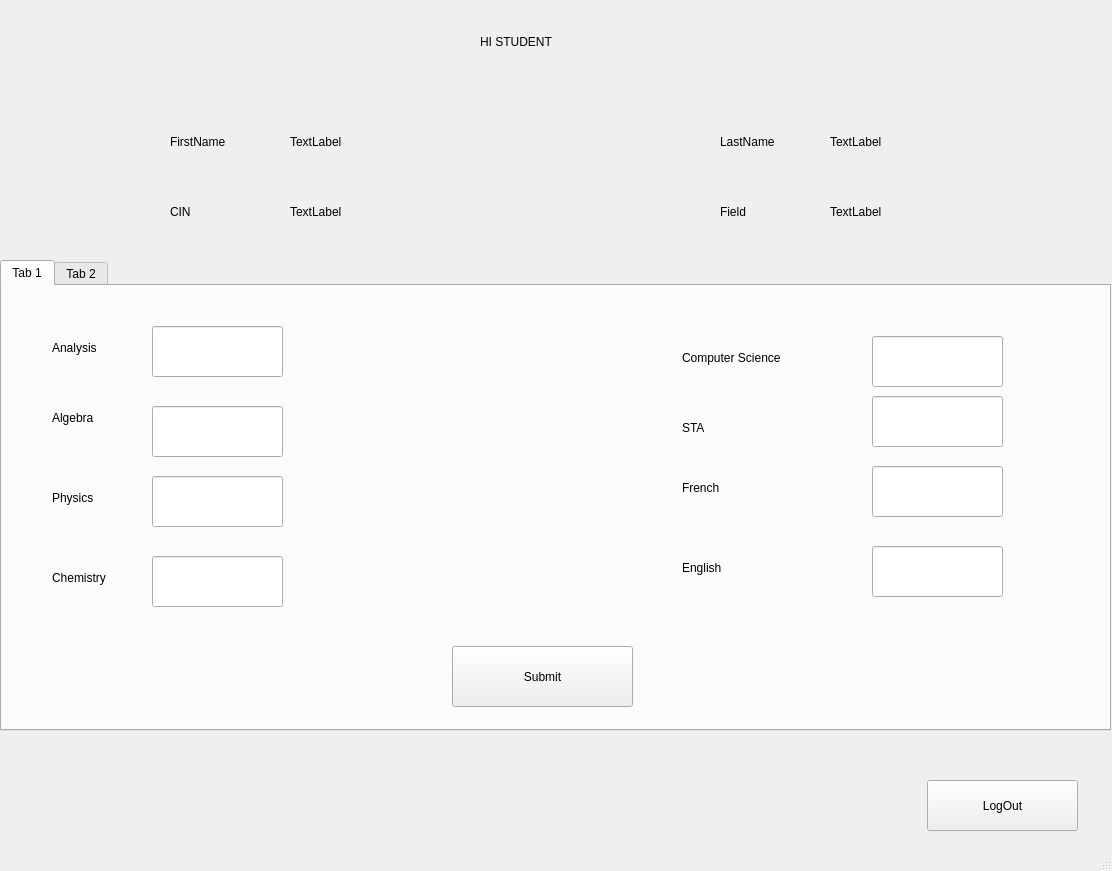
<?xml version="1.0" encoding="UTF-8"?>
<ui version="4.0">
 <class>MainWindow</class>
 <widget class="QMainWindow" name="MainWindow">
  <property name="geometry">
   <rect>
    <x>0</x>
    <y>0</y>
    <width>1112</width>
    <height>871</height>
   </rect>
  </property>
  <property name="windowTitle">
   <string>MainWindow</string>
  </property>
  <widget class="QWidget" name="centralwidget">
   <widget class="QLabel" name="label">
    <property name="geometry">
     <rect>
      <x>170</x>
      <y>130</y>
      <width>101</width>
      <height>23</height>
     </rect>
    </property>
    <property name="text">
     <string>FirstName</string>
    </property>
   </widget>
   <widget class="QLabel" name="label_2">
    <property name="geometry">
     <rect>
      <x>720</x>
      <y>130</y>
      <width>101</width>
      <height>23</height>
     </rect>
    </property>
    <property name="text">
     <string>LastName</string>
    </property>
   </widget>
   <widget class="QLabel" name="label_3">
    <property name="geometry">
     <rect>
      <x>170</x>
      <y>200</y>
      <width>83</width>
      <height>23</height>
     </rect>
    </property>
    <property name="text">
     <string>CIN</string>
    </property>
   </widget>
   <widget class="QLabel" name="label_4">
    <property name="geometry">
     <rect>
      <x>720</x>
      <y>200</y>
      <width>83</width>
      <height>23</height>
     </rect>
    </property>
    <property name="text">
     <string>Field</string>
    </property>
   </widget>
   <widget class="QLabel" name="label_5">
    <property name="geometry">
     <rect>
      <x>290</x>
      <y>130</y>
      <width>181</width>
      <height>23</height>
     </rect>
    </property>
    <property name="text">
     <string>TextLabel</string>
    </property>
   </widget>
   <widget class="QLabel" name="label_6">
    <property name="geometry">
     <rect>
      <x>290</x>
      <y>200</y>
      <width>161</width>
      <height>23</height>
     </rect>
    </property>
    <property name="text">
     <string>TextLabel</string>
    </property>
   </widget>
   <widget class="QLabel" name="label_7">
    <property name="geometry">
     <rect>
      <x>830</x>
      <y>130</y>
      <width>191</width>
      <height>23</height>
     </rect>
    </property>
    <property name="text">
     <string>TextLabel</string>
    </property>
   </widget>
   <widget class="QLabel" name="label_8">
    <property name="geometry">
     <rect>
      <x>830</x>
      <y>200</y>
      <width>83</width>
      <height>23</height>
     </rect>
    </property>
    <property name="text">
     <string>TextLabel</string>
    </property>
   </widget>
   <widget class="QLabel" name="label_9">
    <property name="geometry">
     <rect>
      <x>480</x>
      <y>30</y>
      <width>111</width>
      <height>23</height>
     </rect>
    </property>
    <property name="text">
     <string>HI STUDENT</string>
    </property>
   </widget>
   <widget class="QTabWidget" name="tabWidget">
    <property name="geometry">
     <rect>
      <x>0</x>
      <y>260</y>
      <width>1111</width>
      <height>471</height>
     </rect>
    </property>
    <property name="currentIndex">
     <number>0</number>
    </property>
    <widget class="QWidget" name="tab">
     <attribute name="title">
      <string>Tab 1</string>
     </attribute>
     <widget class="QLabel" name="label_10">
      <property name="geometry">
       <rect>
        <x>50</x>
        <y>50</y>
        <width>83</width>
        <height>23</height>
       </rect>
      </property>
      <property name="text">
       <string>Analysis</string>
      </property>
     </widget>
     <widget class="QLabel" name="label_11">
      <property name="geometry">
       <rect>
        <x>50</x>
        <y>120</y>
        <width>83</width>
        <height>23</height>
       </rect>
      </property>
      <property name="text">
       <string>Algebra</string>
      </property>
     </widget>
     <widget class="QLabel" name="label_12">
      <property name="geometry">
       <rect>
        <x>50</x>
        <y>200</y>
        <width>83</width>
        <height>23</height>
       </rect>
      </property>
      <property name="text">
       <string>Physics</string>
      </property>
     </widget>
     <widget class="QLabel" name="label_13">
      <property name="geometry">
       <rect>
        <x>50</x>
        <y>280</y>
        <width>91</width>
        <height>23</height>
       </rect>
      </property>
      <property name="text">
       <string>Chemistry</string>
      </property>
     </widget>
     <widget class="QLabel" name="label_14">
      <property name="geometry">
       <rect>
        <x>680</x>
        <y>60</y>
        <width>171</width>
        <height>23</height>
       </rect>
      </property>
      <property name="text">
       <string>Computer Science</string>
      </property>
     </widget>
     <widget class="QLabel" name="label_15">
      <property name="geometry">
       <rect>
        <x>680</x>
        <y>130</y>
        <width>83</width>
        <height>23</height>
       </rect>
      </property>
      <property name="text">
       <string>STA</string>
      </property>
     </widget>
     <widget class="QLabel" name="label_16">
      <property name="geometry">
       <rect>
        <x>680</x>
        <y>190</y>
        <width>83</width>
        <height>23</height>
       </rect>
      </property>
      <property name="text">
       <string>French</string>
      </property>
     </widget>
     <widget class="QLabel" name="label_17">
      <property name="geometry">
       <rect>
        <x>680</x>
        <y>270</y>
        <width>83</width>
        <height>23</height>
       </rect>
      </property>
      <property name="text">
       <string>English</string>
      </property>
     </widget>
     <widget class="QLineEdit" name="lineEdit">
      <property name="geometry">
       <rect>
        <x>150</x>
        <y>40</y>
        <width>131</width>
        <height>51</height>
       </rect>
      </property>
     </widget>
     <widget class="QLineEdit" name="lineEdit_2">
      <property name="geometry">
       <rect>
        <x>150</x>
        <y>120</y>
        <width>131</width>
        <height>51</height>
       </rect>
      </property>
     </widget>
     <widget class="QLineEdit" name="lineEdit_3">
      <property name="geometry">
       <rect>
        <x>150</x>
        <y>190</y>
        <width>131</width>
        <height>51</height>
       </rect>
      </property>
     </widget>
     <widget class="QLineEdit" name="lineEdit_4">
      <property name="geometry">
       <rect>
        <x>150</x>
        <y>270</y>
        <width>131</width>
        <height>51</height>
       </rect>
      </property>
     </widget>
     <widget class="QLineEdit" name="lineEdit_5">
      <property name="geometry">
       <rect>
        <x>870</x>
        <y>50</y>
        <width>131</width>
        <height>51</height>
       </rect>
      </property>
     </widget>
     <widget class="QLineEdit" name="lineEdit_6">
      <property name="geometry">
       <rect>
        <x>870</x>
        <y>110</y>
        <width>131</width>
        <height>51</height>
       </rect>
      </property>
     </widget>
     <widget class="QLineEdit" name="lineEdit_7">
      <property name="geometry">
       <rect>
        <x>870</x>
        <y>180</y>
        <width>131</width>
        <height>51</height>
       </rect>
      </property>
     </widget>
     <widget class="QLineEdit" name="lineEdit_8">
      <property name="geometry">
       <rect>
        <x>870</x>
        <y>260</y>
        <width>131</width>
        <height>51</height>
       </rect>
      </property>
     </widget>
     <widget class="QPushButton" name="pushButton">
      <property name="geometry">
       <rect>
        <x>450</x>
        <y>360</y>
        <width>181</width>
        <height>61</height>
       </rect>
      </property>
      <property name="text">
       <string>Submit</string>
      </property>
     </widget>
    </widget>
    <widget class="QWidget" name="tab_2">
     <attribute name="title">
      <string>Tab 2</string>
     </attribute>
     <widget class="QLabel" name="label_18">
      <property name="geometry">
       <rect>
        <x>30</x>
        <y>180</y>
        <width>83</width>
        <height>23</height>
       </rect>
      </property>
      <property name="text">
       <string>Choice 1</string>
      </property>
     </widget>
     <widget class="QLabel" name="label_19">
      <property name="geometry">
       <rect>
        <x>390</x>
        <y>180</y>
        <width>83</width>
        <height>23</height>
       </rect>
      </property>
      <property name="text">
       <string>Choice 2</string>
      </property>
     </widget>
     <widget class="QLabel" name="label_20">
      <property name="geometry">
       <rect>
        <x>750</x>
        <y>180</y>
        <width>83</width>
        <height>23</height>
       </rect>
      </property>
      <property name="text">
       <string>Choice 3</string>
      </property>
     </widget>
     <widget class="QPushButton" name="pushButton_3">
      <property name="geometry">
       <rect>
        <x>500</x>
        <y>340</y>
        <width>131</width>
        <height>51</height>
       </rect>
      </property>
      <property name="text">
       <string>Submit</string>
      </property>
     </widget>
     <widget class="QComboBox" name="comboBox">
      <property name="geometry">
       <rect>
        <x>110</x>
        <y>170</y>
        <width>241</width>
        <height>41</height>
       </rect>
      </property>
     </widget>
     <widget class="QComboBox" name="comboBox_2">
      <property name="geometry">
       <rect>
        <x>470</x>
        <y>170</y>
        <width>251</width>
        <height>41</height>
       </rect>
      </property>
     </widget>
     <widget class="QComboBox" name="comboBox_3">
      <property name="geometry">
       <rect>
        <x>840</x>
        <y>170</y>
        <width>261</width>
        <height>41</height>
       </rect>
      </property>
     </widget>
     <widget class="QLabel" name="label_21">
      <property name="geometry">
       <rect>
        <x>420</x>
        <y>50</y>
        <width>291</width>
        <height>21</height>
       </rect>
      </property>
      <property name="text">
       <string/>
      </property>
     </widget>
    </widget>
   </widget>
   <widget class="QPushButton" name="pushButton_2">
    <property name="geometry">
     <rect>
      <x>927</x>
      <y>780</y>
      <width>151</width>
      <height>51</height>
     </rect>
    </property>
    <property name="text">
     <string>LogOut</string>
    </property>
   </widget>
  </widget>
  <widget class="QStatusBar" name="statusbar"/>
 </widget>
 <resources/>
 <connections/>
</ui>
